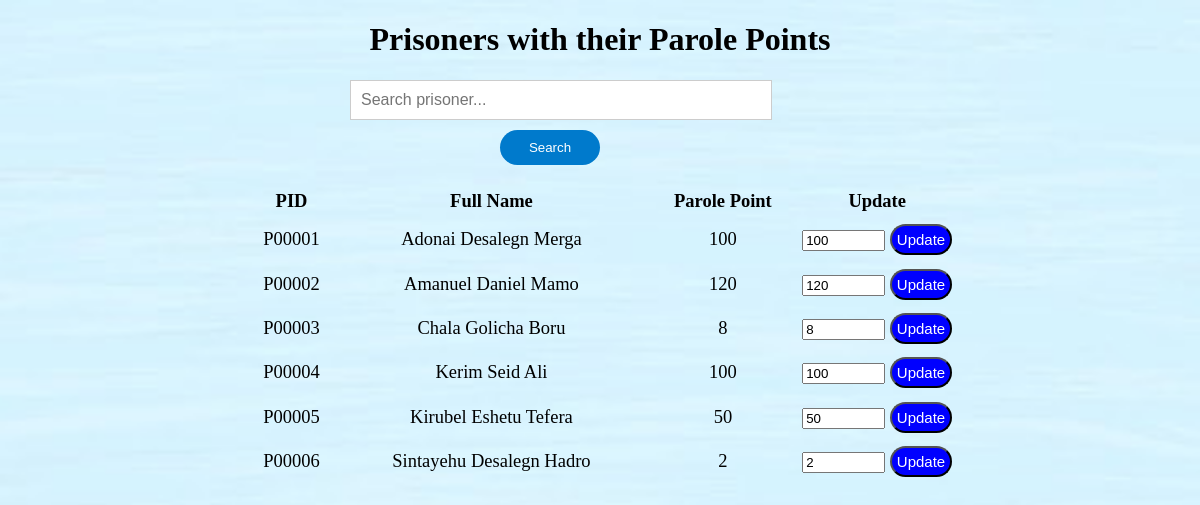
The app's page /backend/parole.php with its own data.
### tables this page shows
CREATE TABLE `prisoners` (
  `#` int(11) NOT NULL,
  `prisoner_id` varchar(10) NOT NULL,
  `fullname` varchar(255) NOT NULL,
  `Status` varchar(255) NOT NULL,
  `Sex` varchar(1) DEFAULT NULL,
  `dob` date DEFAULT NULL,
  `Region` varchar(255) DEFAULT NULL,
  `Zone` varchar(100) DEFAULT NULL,
  `Wereda` varchar(100) DEFAULT NULL,
  `Medical_status` varchar(400) NOT NULL,
  `blood_type` varchar(5) DEFAULT NULL,
  `Reason_of_arrest` varchar(255) NOT NULL,
  `Criminal_record` varchar(1500) NOT NULL,
  `phone_of_contacting_people` varchar(150) NOT NULL,
  `prisoner_image` longblob DEFAULT NULL,
  `Entry_Date` date DEFAULT NULL,
  `Exit_Date` date DEFAULT NULL,
  `Cell_number` varchar(20) DEFAULT NULL,
  `Medical_appointment` date DEFAULT NULL,
  `Court_appointment` date DEFAULT NULL,
  `Material_Id` varchar(10) DEFAULT NULL,
  `parole_points` int(6) DEFAULT NULL
);

### backend/parole.php (the view, shortened to what this page needs)
<!DOCTYPE html>
<html lang="en">
<head>
</head>
<body>
    <h1>Prisoners with their Parole Points</h1>
    <div class="search-container">
        <input type="text" id="searchInput" placeholder="Search prisoner..." onkeyup="searchFunction()">
        <button id="searchButton" style="margin: 10px 0 0 150px; border-radius: 20px;">Search</button>
    </div>
    <table id="paroleTable">
        <tr>
            <th>PID</th>
            <th>Full Name</th>
            <th>Parole Point</th>
            <th class="widthextra">Update</th>
        </tr>
        <?php
        include 'connection.php';
        $sel = "SELECT * FROM prisoners";
        $contain = mysqli_query($con, $sel);
        while($now = mysqli_fetch_assoc($contain)) {
            $pid = $now['prisoner_id'];
            $fullname = $now['fullname'];
            $parole = $now['parole_points'];
            echo '<tr>
                    <td>'.$pid.'</td>
                    <td>'.$fullname.'</td>
                    <td>'.$parole.'</td>
                    <td>
                        <form method="post">
                            <input type="hidden" name="prisoner_id" value="'.$pid.'">
                            <input type="number" style="width: 75px;" name="parole_points" value="'.$parole.'" required>
                            <button type="submit" name="update" class="update-btn">Update</button>
                        </form>
                    </td>
                  </tr>';
        }
        ?>
    </table>
</body>
</html>

### backend/parole.php (style rules this page uses)
body { background-image: url(Images/forparole.jpg); background-size: cover; }
table { width: 60%; margin: 0 auto; height: 300px; font-size: 18.5px; }
td { text-align: center; }
h1 { text-align: center; }
.widthextra { width: 150px; }
.update-btn { background-color: blue; color: white; border-radius: 30px; padding: 5px; font-size: 15px; }
.search-container { position: relative; margin: 20px auto; width: 500px; }
#searchInput { width: calc(100% - 100px); padding: 10px; font-size: 16px; border: 1.5px solid #ccc; border-radius: 8px 0 0 8; }
#searchButton { width: 100px; padding: 10px; background-color: #007acc; color: #fff; border: none; border-radius: 0 5px 5px 0; cursor: pointer; }

### records on screen
prisoners: prisoner "P00001", fullname "Adonai Desalegn Merga", parole_points "100"
prisoners: prisoner "P00002", fullname "Amanuel Daniel Mamo", parole_points "120"
prisoners: prisoner "P00003", fullname "Chala Golicha Boru", parole_points "8"
prisoners: prisoner "P00004", fullname "Kerim Seid Ali", parole_points "100"
prisoners: prisoner "P00005", fullname "Kirubel Eshetu Tefera", parole_points "50"
prisoners: prisoner "P00006", fullname "Sintayehu Desalegn Hadro", parole_points "2"
